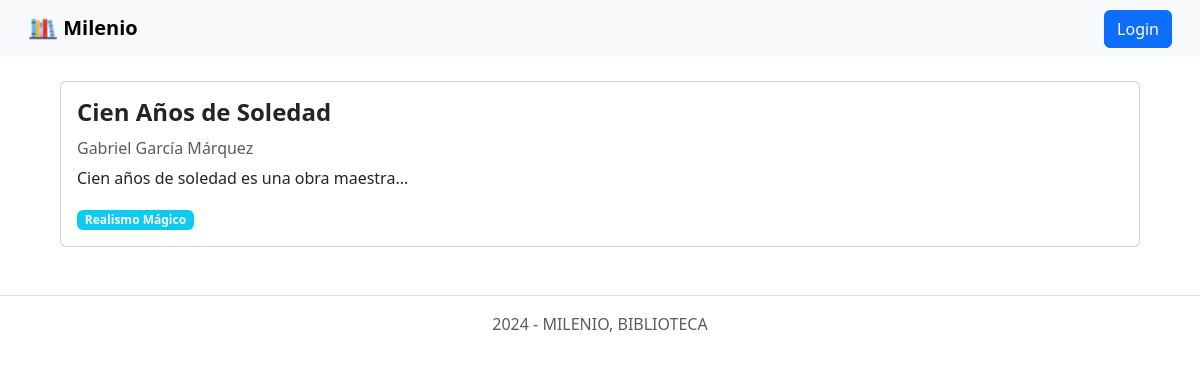
Page /detail/1 on the earlier database version.
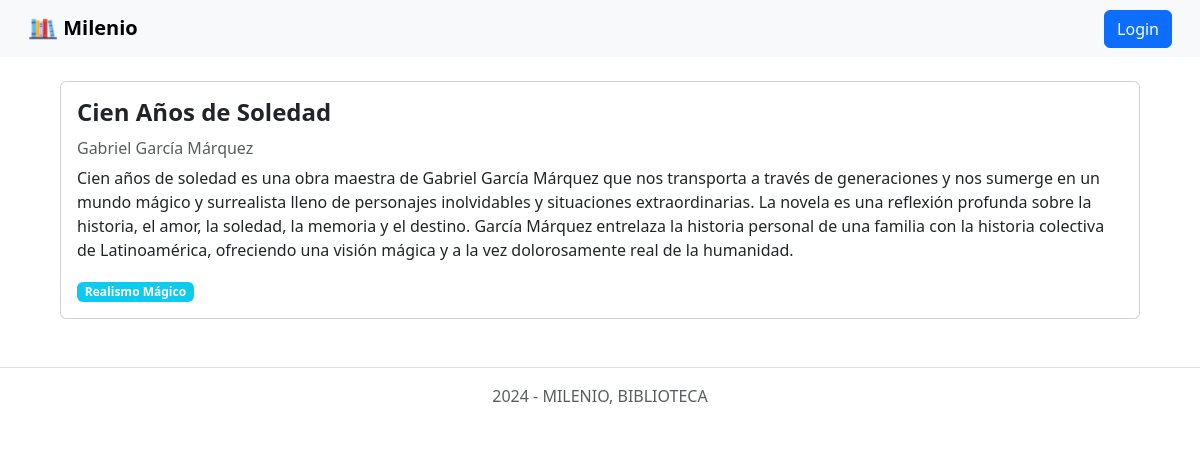
Same page on the later database version.
### tables this page shows
CREATE TABLE `libros` (
  `id` int(11) NOT NULL,
  `titulo` varchar(100) NOT NULL,
  `autor` varchar(100) NOT NULL,
  `reseña` text DEFAULT NULL,
  `genero_nombre` varchar(255) NOT NULL
);

### app/views/catalogo.view.php (called while the page is built, shortened)
<?php
class CatalogoView {
    public function showDetail($libro) {
        include_once 'templates/detail.phtml';
    }
}

### app/models/libro.model.php (called while the page is built, shortened)
<?php
class LibroModel {
    private $db;
    public function __construct() {
       $this->db = new PDO('mysql:host=localhost;dbname=milenio_db;charset=utf8', 'root', '');
    }
    public function getLibro($id) {
        $query = $this->db->prepare('SELECT * FROM libros WHERE id = ?');
        $query->execute([$id]);
        $libros = $query->fetch(PDO::FETCH_OBJ);
        return $libros;
    }
}

### templates/detail.phtml (the view, shortened to what this page needs)
<?php
    require 'templates/layout/header.phtml';
?>
<div class="d-flex justify-content-center mt-4">
    <div class="card" style="width: 90%;">
        <div class="card-body">
            <h4 class="card-title mb-3 fw-bold"><?php echo $libro->titulo; ?></h4>
            <h6 class="card-subtitle mb-2 text-body-secondary"><?php echo $libro->autor; ?></h6>
            <p class="card-text"><?php echo $libro->reseña; ?></p>
            <span class="badge bg-info"><?php echo $libro->genero_nombre; ?></span>
        </div>
    </div>
</div>
<?php require 'templates/layout/footer.phtml';?>

Differences in the rows shown:
changed libros "Cien Años de Soledad": reseña "Cien años de soledad es una obra maestra..." → "…soledad es una obra maestra de Gabriel García Márquez que nos transporta a través de generaciones y nos sumerge en un mundo mágico y surrealista lleno de personajes inolvidables y situaciones extraordinarias. La novela es una reflexión profunda sobre la historia, el amor, la soledad, la memoria y el destino. García Márquez entrelaza la historia personal de una familia con la historia colectiva de Latinoamérica, ofreciendo una visión mágica y a la vez dolorosamente real de la humanidad."
